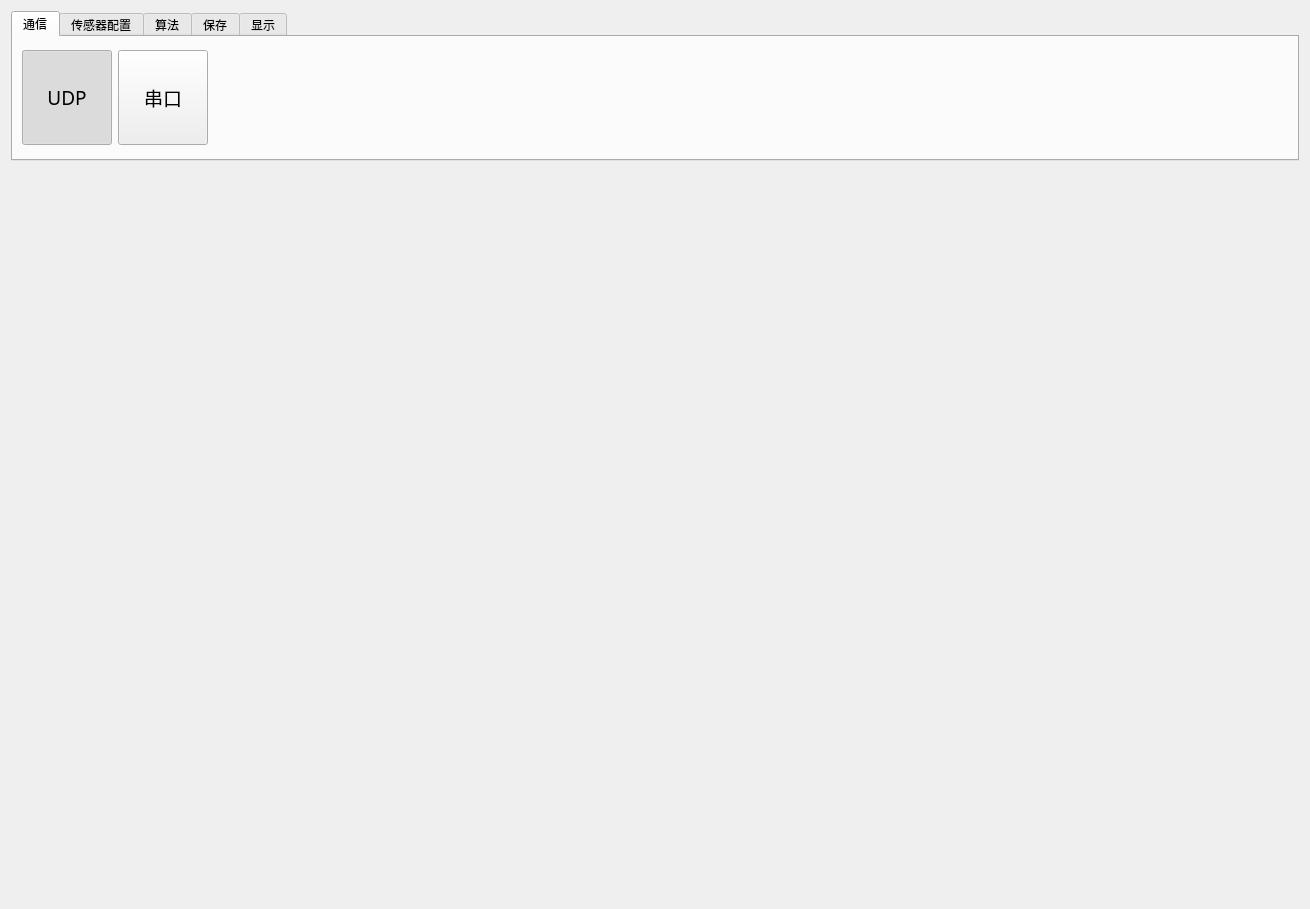
<?xml version="1.0" encoding="UTF-8"?>
<ui version="4.0">
 <class>HMS</class>
 <widget class="QWidget" name="HMS">
  <property name="geometry">
   <rect>
    <x>0</x>
    <y>0</y>
    <width>1310</width>
    <height>909</height>
   </rect>
  </property>
  <property name="windowTitle">
   <string>HMS</string>
  </property>
  <layout class="QGridLayout" name="gridLayout">
   <item row="0" column="0">
    <widget class="QTabWidget" name="tabWidget">
     <property name="maximumSize">
      <size>
       <width>16777215</width>
       <height>150</height>
      </size>
     </property>
     <property name="tabPosition">
      <enum>QTabWidget::North</enum>
     </property>
     <property name="tabShape">
      <enum>QTabWidget::Rounded</enum>
     </property>
     <property name="currentIndex">
      <number>0</number>
     </property>
     <property name="elideMode">
      <enum>Qt::ElideNone</enum>
     </property>
     <property name="usesScrollButtons">
      <bool>true</bool>
     </property>
     <property name="documentMode">
      <bool>false</bool>
     </property>
     <property name="tabsClosable">
      <bool>false</bool>
     </property>
     <property name="tabBarAutoHide">
      <bool>false</bool>
     </property>
     <widget class="QWidget" name="tab_5">
      <attribute name="title">
       <string>通信</string>
      </attribute>
      <layout class="QGridLayout" name="gridLayout_6">
       <item row="0" column="0">
        <widget class="QPushButton" name="pushButton_useUdp">
         <property name="sizePolicy">
          <sizepolicy hsizetype="Fixed" vsizetype="Fixed">
           <horstretch>0</horstretch>
           <verstretch>0</verstretch>
          </sizepolicy>
         </property>
         <property name="minimumSize">
          <size>
           <width>90</width>
           <height>90</height>
          </size>
         </property>
         <property name="maximumSize">
          <size>
           <width>95</width>
           <height>95</height>
          </size>
         </property>
         <property name="font">
          <font>
           <family>黑体</family>
           <pointsize>14</pointsize>
          </font>
         </property>
         <property name="text">
          <string>UDP</string>
         </property>
         <property name="icon">
          <iconset resource="ICO.qrc">
           <normaloff>:/ico/udp_disable.png</normaloff>
           <normalon>:/ico/UDP.png</normalon>:/ico/udp_disable.png</iconset>
         </property>
         <property name="iconSize">
          <size>
           <width>32</width>
           <height>32</height>
          </size>
         </property>
         <property name="checkable">
          <bool>true</bool>
         </property>
         <property name="checked">
          <bool>true</bool>
         </property>
        </widget>
       </item>
       <item row="0" column="1">
        <widget class="QPushButton" name="pushButton_useSerial">
         <property name="sizePolicy">
          <sizepolicy hsizetype="Fixed" vsizetype="Fixed">
           <horstretch>0</horstretch>
           <verstretch>0</verstretch>
          </sizepolicy>
         </property>
         <property name="minimumSize">
          <size>
           <width>90</width>
           <height>90</height>
          </size>
         </property>
         <property name="maximumSize">
          <size>
           <width>95</width>
           <height>95</height>
          </size>
         </property>
         <property name="font">
          <font>
           <family>黑体</family>
           <pointsize>14</pointsize>
          </font>
         </property>
         <property name="text">
          <string>串口</string>
         </property>
         <property name="icon">
          <iconset resource="ICO.qrc">
           <normaloff>:/ico/serial_disable .png</normaloff>
           <normalon>:/ico/serial.png</normalon>:/ico/serial_disable .png</iconset>
         </property>
         <property name="iconSize">
          <size>
           <width>32</width>
           <height>32</height>
          </size>
         </property>
         <property name="checkable">
          <bool>true</bool>
         </property>
        </widget>
       </item>
       <item row="0" column="2">
        <spacer name="horizontalSpacer_2">
         <property name="orientation">
          <enum>Qt::Horizontal</enum>
         </property>
         <property name="sizeHint" stdset="0">
          <size>
           <width>40</width>
           <height>20</height>
          </size>
         </property>
        </spacer>
       </item>
      </layout>
     </widget>
     <widget class="QWidget" name="tab">
      <attribute name="title">
       <string>传感器配置</string>
      </attribute>
      <attribute name="whatsThis">
       <string>23223333333333</string>
      </attribute>
      <layout class="QGridLayout" name="gridLayout_4">
       <item row="1" column="1">
        <widget class="QPushButton" name="pushButton_add">
         <property name="sizePolicy">
          <sizepolicy hsizetype="Fixed" vsizetype="Fixed">
           <horstretch>0</horstretch>
           <verstretch>0</verstretch>
          </sizepolicy>
         </property>
         <property name="minimumSize">
          <size>
           <width>90</width>
           <height>90</height>
          </size>
         </property>
         <property name="maximumSize">
          <size>
           <width>95</width>
           <height>95</height>
          </size>
         </property>
         <property name="font">
          <font>
           <family>黑体</family>
           <pointsize>14</pointsize>
          </font>
         </property>
         <property name="text">
          <string>增加</string>
         </property>
         <property name="icon">
          <iconset resource="ICO.qrc">
           <normaloff>:/ico/more.png</normaloff>:/ico/more.png</iconset>
         </property>
         <property name="iconSize">
          <size>
           <width>32</width>
           <height>32</height>
          </size>
         </property>
        </widget>
       </item>
       <item row="1" column="3">
        <widget class="QPushButton" name="pushButton_apply">
         <property name="sizePolicy">
          <sizepolicy hsizetype="Fixed" vsizetype="Fixed">
           <horstretch>0</horstretch>
           <verstretch>0</verstretch>
          </sizepolicy>
         </property>
         <property name="minimumSize">
          <size>
           <width>90</width>
           <height>90</height>
          </size>
         </property>
         <property name="maximumSize">
          <size>
           <width>95</width>
           <height>95</height>
          </size>
         </property>
         <property name="font">
          <font>
           <family>黑体</family>
           <pointsize>14</pointsize>
          </font>
         </property>
         <property name="text">
          <string>应用</string>
         </property>
         <property name="icon">
          <iconset resource="ICO.qrc">
           <normaloff>:/ico/ok.png</normaloff>:/ico/ok.png</iconset>
         </property>
         <property name="iconSize">
          <size>
           <width>32</width>
           <height>32</height>
          </size>
         </property>
        </widget>
       </item>
       <item row="1" column="2">
        <widget class="QPushButton" name="pushButton_delete">
         <property name="sizePolicy">
          <sizepolicy hsizetype="Fixed" vsizetype="Fixed">
           <horstretch>0</horstretch>
           <verstretch>0</verstretch>
          </sizepolicy>
         </property>
         <property name="minimumSize">
          <size>
           <width>90</width>
           <height>90</height>
          </size>
         </property>
         <property name="maximumSize">
          <size>
           <width>95</width>
           <height>95</height>
          </size>
         </property>
         <property name="font">
          <font>
           <family>黑体</family>
           <pointsize>14</pointsize>
          </font>
         </property>
         <property name="text">
          <string>删除</string>
         </property>
         <property name="icon">
          <iconset resource="ICO.qrc">
           <normaloff>:/ico/less.png</normaloff>:/ico/less.png</iconset>
         </property>
         <property name="iconSize">
          <size>
           <width>32</width>
           <height>32</height>
          </size>
         </property>
        </widget>
       </item>
       <item row="1" column="4">
        <widget class="QPushButton" name="pushButton_cancel">
         <property name="sizePolicy">
          <sizepolicy hsizetype="Fixed" vsizetype="Fixed">
           <horstretch>0</horstretch>
           <verstretch>0</verstretch>
          </sizepolicy>
         </property>
         <property name="minimumSize">
          <size>
           <width>90</width>
           <height>90</height>
          </size>
         </property>
         <property name="maximumSize">
          <size>
           <width>95</width>
           <height>95</height>
          </size>
         </property>
         <property name="font">
          <font>
           <family>黑体</family>
           <pointsize>14</pointsize>
          </font>
         </property>
         <property name="text">
          <string>取消</string>
         </property>
         <property name="icon">
          <iconset resource="ICO.qrc">
           <normaloff>:/ico/cancel.png</normaloff>:/ico/cancel.png</iconset>
         </property>
         <property name="iconSize">
          <size>
           <width>32</width>
           <height>32</height>
          </size>
         </property>
        </widget>
       </item>
       <item row="1" column="6">
        <spacer name="horizontalSpacer">
         <property name="orientation">
          <enum>Qt::Horizontal</enum>
         </property>
         <property name="sizeType">
          <enum>QSizePolicy::MinimumExpanding</enum>
         </property>
         <property name="sizeHint" stdset="0">
          <size>
           <width>620</width>
           <height>20</height>
          </size>
         </property>
        </spacer>
       </item>
       <item row="1" column="0">
        <widget class="QPushButton" name="pushButton_refresh">
         <property name="sizePolicy">
          <sizepolicy hsizetype="Fixed" vsizetype="Fixed">
           <horstretch>0</horstretch>
           <verstretch>0</verstretch>
          </sizepolicy>
         </property>
         <property name="minimumSize">
          <size>
           <width>90</width>
           <height>90</height>
          </size>
         </property>
         <property name="maximumSize">
          <size>
           <width>95</width>
           <height>95</height>
          </size>
         </property>
         <property name="font">
          <font>
           <family>黑体</family>
           <pointsize>14</pointsize>
          </font>
         </property>
         <property name="text">
          <string>刷新</string>
         </property>
         <property name="icon">
          <iconset resource="ICO.qrc">
           <normaloff>:/ico/refresh.png</normaloff>:/ico/refresh.png</iconset>
         </property>
         <property name="iconSize">
          <size>
           <width>32</width>
           <height>32</height>
          </size>
         </property>
        </widget>
       </item>
       <item row="1" column="5">
        <widget class="QPushButton" name="pushButton_edit">
         <property name="sizePolicy">
          <sizepolicy hsizetype="Fixed" vsizetype="Fixed">
           <horstretch>0</horstretch>
           <verstretch>0</verstretch>
          </sizepolicy>
         </property>
         <property name="minimumSize">
          <size>
           <width>90</width>
           <height>90</height>
          </size>
         </property>
         <property name="maximumSize">
          <size>
           <width>95</width>
           <height>95</height>
          </size>
         </property>
         <property name="font">
          <font>
           <family>黑体</family>
           <pointsize>14</pointsize>
          </font>
         </property>
         <property name="text">
          <string>编辑</string>
         </property>
         <property name="icon">
          <iconset resource="ICO.qrc">
           <normaloff>:/ico/edit.png</normaloff>:/ico/edit.png</iconset>
         </property>
         <property name="iconSize">
          <size>
           <width>32</width>
           <height>32</height>
          </size>
         </property>
        </widget>
       </item>
      </layout>
     </widget>
     <widget class="QWidget" name="tab_2">
      <attribute name="title">
       <string>算法</string>
      </attribute>
     </widget>
     <widget class="QWidget" name="tab_3">
      <attribute name="title">
       <string>保存</string>
      </attribute>
     </widget>
     <widget class="QWidget" name="tab_4">
      <attribute name="title">
       <string>显示</string>
      </attribute>
     </widget>
    </widget>
   </item>
   <item row="1" column="0">
    <widget class="QStackedWidget" name="stackedWidget">
     <property name="currentIndex">
      <number>0</number>
     </property>
     <widget class="QWidget" name="page_communication">
      <layout class="QGridLayout" name="gridLayout_3">
       <item row="0" column="0">
        <widget class="QWidget" name="widget_UDP" native="true">
         <property name="sizePolicy">
          <sizepolicy hsizetype="Fixed" vsizetype="Preferred">
           <horstretch>0</horstretch>
           <verstretch>0</verstretch>
          </sizepolicy>
         </property>
        </widget>
       </item>
       <item row="0" column="1">
        <widget class="QWidget" name="widget_serial" native="true">
         <property name="enabled">
          <bool>false</bool>
         </property>
         <property name="sizePolicy">
          <sizepolicy hsizetype="Fixed" vsizetype="Preferred">
           <horstretch>0</horstretch>
           <verstretch>0</verstretch>
          </sizepolicy>
         </property>
        </widget>
       </item>
       <item row="0" column="2">
        <spacer name="horizontalSpacer_3">
         <property name="orientation">
          <enum>Qt::Horizontal</enum>
         </property>
         <property name="sizeHint" stdset="0">
          <size>
           <width>40</width>
           <height>20</height>
          </size>
         </property>
        </spacer>
       </item>
      </layout>
     </widget>
     <widget class="QWidget" name="page_sensorCfg">
      <layout class="QGridLayout" name="gridLayout_5">
       <item row="0" column="0">
        <widget class="QWidget" name="widget_sensorCfg" native="true"/>
       </item>
      </layout>
     </widget>
     <widget class="QWidget" name="page_alrogrium">
      <layout class="QGridLayout" name="gridLayout_2"/>
     </widget>
    </widget>
   </item>
  </layout>
 </widget>
 <resources>
  <include location="ICO.qrc"/>
 </resources>
 <connections>
  <connection>
   <sender>tabWidget</sender>
   <signal>currentChanged(int)</signal>
   <receiver>stackedWidget</receiver>
   <slot>setCurrentIndex(int)</slot>
   <hints>
    <hint type="sourcelabel">
     <x>349</x>
     <y>89</y>
    </hint>
    <hint type="destinationlabel">
     <x>470</x>
     <y>175</y>
    </hint>
   </hints>
  </connection>
 </connections>
</ui>
